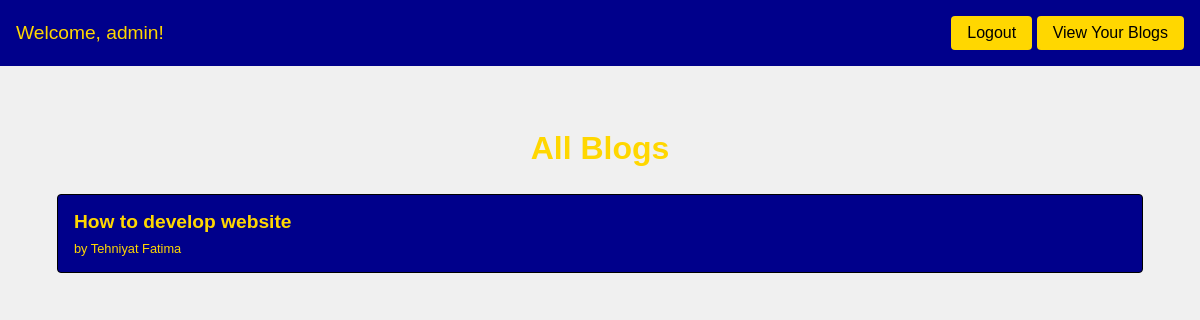
Page / (signed in) on the earlier database version.
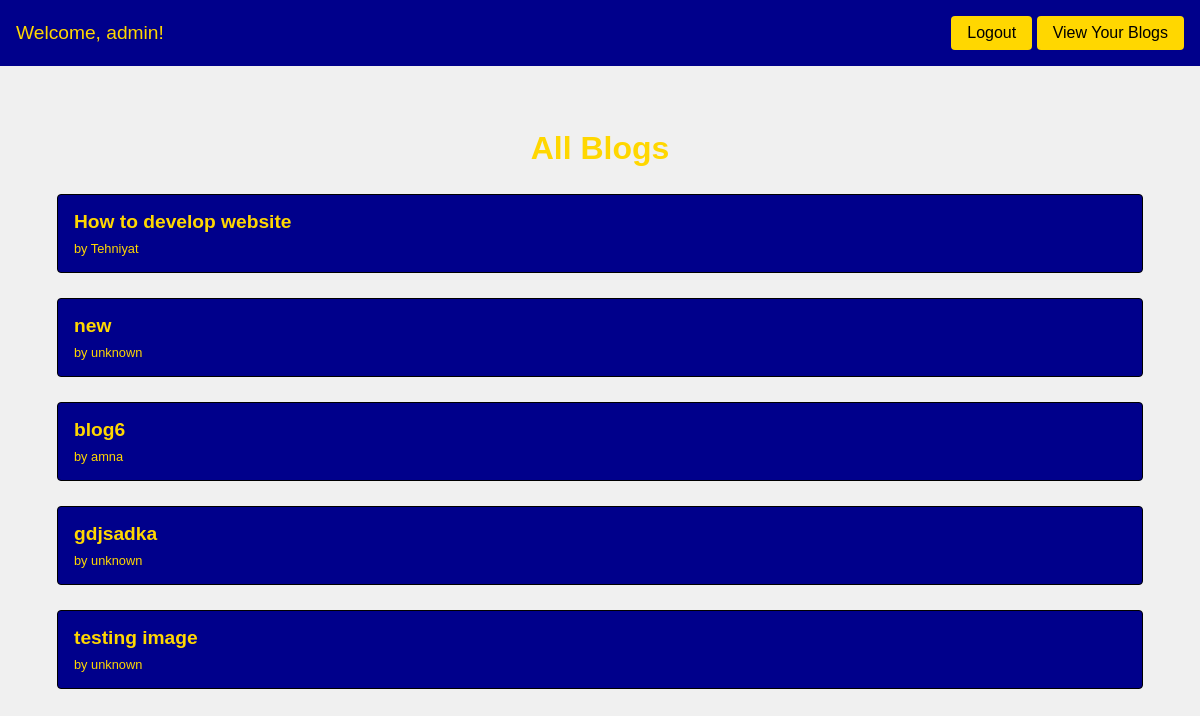
Same page on the later database version.
### blog/models.py (models this page shows, shortened)
class Blog(models.Model):
    user = models.ForeignKey(User, on_delete=models.CASCADE)
    title = models.CharField(max_length=200)
    author = models.CharField(max_length=100,default='unknown')
    content = models.TextField()
    image = models.ImageField(upload_to='images/', blank=True, null=True)
    video = models.FileField(upload_to='videos/', blank=True, null=True)
    created_at = models.DateTimeField(auto_now_add=True)

### blog/views.py (the view)
# urls.py: path('', BlogListView.as_view(), name='home'),
class BlogListView(LoginRequiredMixin,ListView):
    model = Blog
    template_name = 'blog/home.html'
    context_object_name = 'blogs'

### blog/templates/blog/home.html (shortened to what this page needs)
{% extends "blog/base.html" %}
{% block content %}
<h2 class="blog-title">All Blogs</h2>
<ul class="blog-list">
  {% for blog in blogs %}
    <li class="blog-list-item">
      <a href="{% url 'blog_detail' blog.pk %}">{{ blog.title }}</a>
      <span class="author">by {{ blog.author }}</span>
    </li>
  {% endfor %}
</ul>
{% endblock %}

Differences in the rows shown:
changed Blog "How to develop website": author "Tehniyat Fatima" → "Tehniyat"
added Blog: title "new", author "unknown"
added Blog: title "blog6", author "amna"
added Blog: title "gdjsadka", author "unknown"
added Blog: title "testing image", author "unknown"
